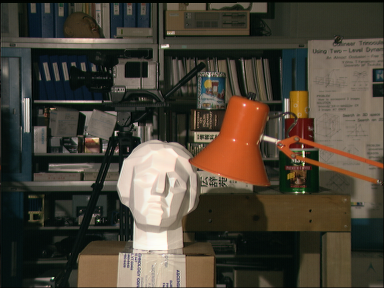
#> input picture 04-Image Enhancement & Filtering on Images/images/statue.png, 384 x 288 px
$ jupyter execute 11-Advanced-Histogram-Equalization-CLAHE.ipynb
#> lines starting #> are read from the running program, lines starting #| are printed output that depends on the picture
## 1- Importing Libraries

[cell 1]
import cv2
import numpy as np
import matplotlib.pyplot as plt

## 2- Global Histogram

[cell 2]
image = cv2.imread('images/statue.png', 0)
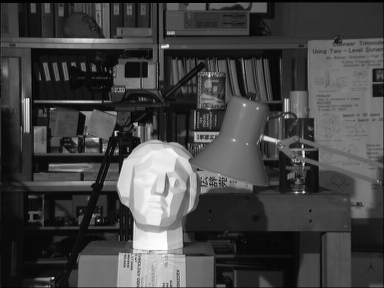
#> image: shape (288, 384); min 0, max 253, mean 67.8
result = cv2.equalizeHist(image)
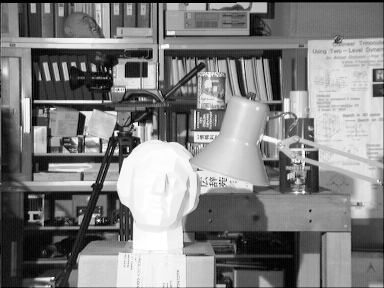
#> result: shape (288, 384); min 0, max 255, mean 128.6

plt.figure(figsize=[12,4])
plt.subplot(121);plt.imshow(image, cmap='gray');plt.title("Original")
plt.subplot(122);plt.imshow(result, cmap='gray');plt.title("After global histogram equalization")
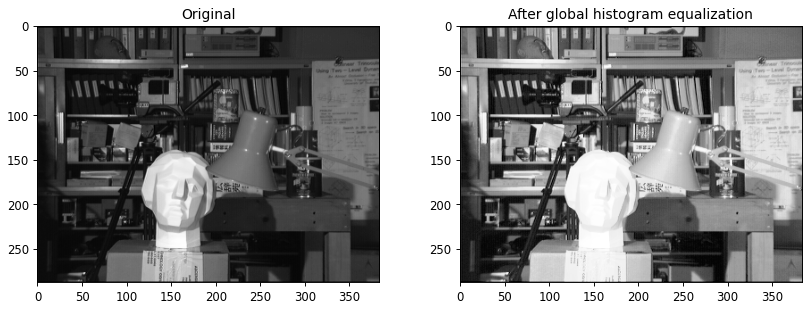
#> figure drawn by matplotlib, 2 panels

## 3- CLAHE Histogram

[cell 3]
image = cv2.imread('images/statue.png', 0)

# create a CLAHE object (Arguments are optional).
clahe = cv2.createCLAHE(clipLimit=2.0, tileGridSize=(8,8))
result = clahe.apply(image)
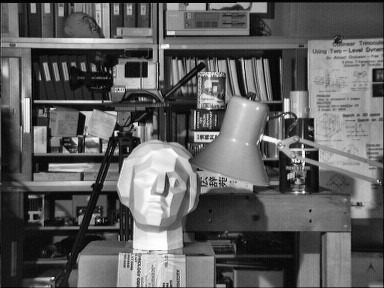
#> result: shape (288, 384); min 1, max 255, mean 96

plt.figure(figsize=[12,4])
plt.subplot(121);plt.imshow(image, cmap='gray');plt.title("Original")
plt.subplot(122);plt.imshow(result, cmap='gray');plt.title("After adaptive histogram equalization")

## 4- Colored Image Equalization

[cell 4]
image = cv2.imread('images/statue.png')
#> image is the input picture: shape (288, 384, 3); mean B, G, R 55.3, 67.6, 74.7

# Histogram Equalization
channels = cv2.split(image)

#Adaptive method(CLAHE)
clahe = cv2.createCLAHE(clipLimit=2.0, tileGridSize=(8,8))
eq_channels = []
for ch in channels:
    eq_channels.append(clahe.apply(ch))
#> this loop made 3 passes
#> after the loop, eq_channels = 3 items
eq_clahe_image = cv2.merge(eq_channels)
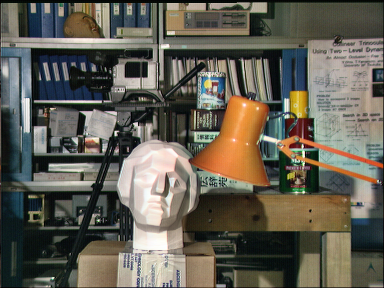
#> eq_clahe_image: shape (288, 384, 3); mean of channels 0, 1, 2 84.3, 95.6, 99.3; drawn as B, G, R

#Global method
eq_channels = []
for ch in channels:
    eq_channels.append(cv2.equalizeHist(ch))
eq_image = cv2.merge(eq_channels)
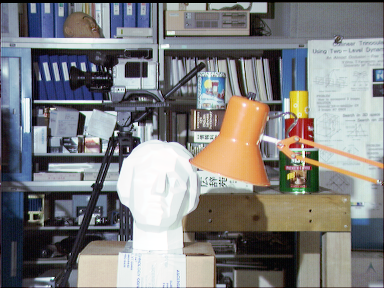
#> eq_image: shape (288, 384, 3); mean of channels 0, 1, 2 128.5, 128.6, 128.3; drawn as B, G, R

#plot images
plt.figure(figsize=[15,15])
plt.subplot(321);plt.imshow(image[...,::-1]);plt.xticks([]);plt.yticks([]);plt.title("Original")
plt.subplot(323);plt.imshow(eq_clahe_image[...,::-1]);plt.xticks([]);plt.yticks([]);plt.title("After Adaptive Histogram Equalization")
plt.subplot(325);plt.imshow(eq_image[...,::-1]);plt.xticks([]);plt.yticks([]);plt.title("After Global Histogram Equalization")


color = ('b', 'g', 'r')
#Original image histogram
plt.subplot(322)
for i, col in enumerate(color):
    histogram = cv2.calcHist([image], [i], None, [256], [0, 256])
    plt.plot(histogram, color = col)

#Equualized image histogram with Adaptive method
plt.subplot(324)
for i, col in enumerate(color):
    histogram = cv2.calcHist([eq_clahe_image], [i], None, [256], [0, 256])
    plt.plot(histogram, color = col)

#Equualized image histogram with Global method
plt.subplot(326)
for i, col in enumerate(color):
    histogram = cv2.calcHist([eq_image], [i], None, [256], [0, 256])
    plt.plot(histogram, color = col)
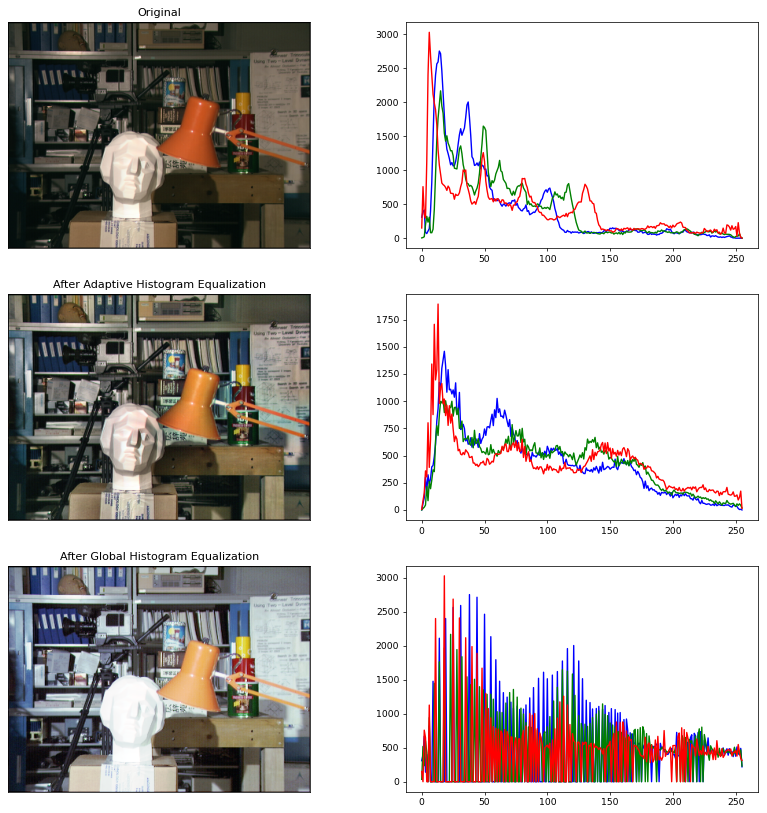
#> figure drawn by matplotlib, 6 panels; panel 4: curve peaks at x = 14, y = 2752; panel 4: curve peaks at x = 15, y = 2167; panel 4: curve peaks at x = 6, y = 3028; panel 5: curve peaks at x = 18, y = 1458
